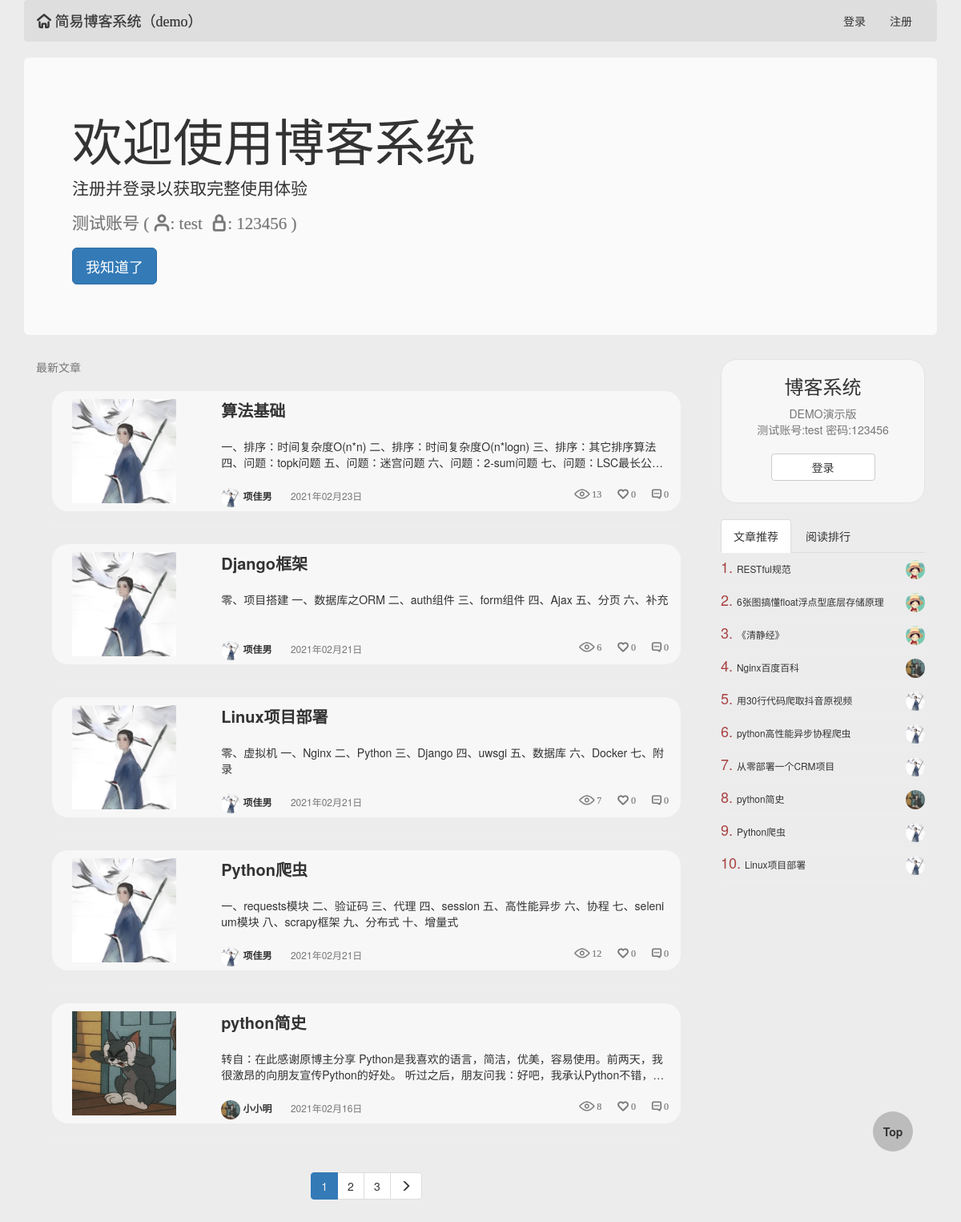
The page / on the database its author committed.
### blog/models.py (models this page shows, shortened)
class Article(models.Model):
    title = models.CharField(max_length=64, verbose_name='文章标题')
    desc = models.CharField(max_length=256, verbose_name='文章描述信息')
    create_time = models.DateTimeField(auto_now_add=True, verbose_name='文章创建日期')
    content = models.TextField()
    view_count = models.IntegerField(default=0)
    like_count = models.IntegerField(default=0)
    dislike_count = models.IntegerField(default=0)
    comment_count = models.IntegerField(default=0)
    user = models.ForeignKey('UserInfo', on_delete=models.CASCADE)
    tag = models.ManyToManyField('Tag')

class UserInfo(AbstractUser):
    create_time = models.DateTimeField(auto_now_add=True, verbose_name='用户创建时间')
    avatar = models.FileField(upload_to='avatars/', default='avatars/default.png')
    blog_site = models.OneToOneField('BlogSite', null=True, on_delete=models.CASCADE)
    def __str__(self):
        return self.username

### blog/views.py (the view)
# urls.py: 2. Add a URL to urlpatterns:  path('', views.home, name='home')
def home(request):
    if not request.session.get('welcome'):
        request.session['welcome'] = 'first'
    else:
        request.session['welcome'] = 'again'
    article_list = Article.objects.all().order_by('-create_time')
    current_page, page_range, current_page_num = my_paginator(request, article_list, 5)
    form_login = UserFormLogin()
    form_reg = UserFormReg()
    return render(request, "home.html", locals())

### blog/templatetags/my_tags.py (called while the page is built)
@register.inclusion_tag('parts/side-right.html')
def get_side_right_style(request):
    article_list_hot = Article.objects.order_by('-like_count')[:10]
    article_list_view = Article.objects.order_by('-view_count')[:10]
    return {'article_list_hot': article_list_hot, 'article_list_view': article_list_view, 'request': request}

@register.inclusion_tag('parts/header.html')
def get_header_style(request):
    form_login = UserFormLogin()
    form_reg = UserFormReg()
    username = UserInfo.objects.filter(username=request.user.username).first()
    blog_site = BlogSite.objects.filter(userinfo=username).first()
    return {'form_login': form_login, 'form_reg': form_reg, 'request': request, 'blog_site': blog_site}

@register.inclusion_tag('parts/paginator.html')
def get_paginator_style(current_page, page_range, current_page_num):
    return {'current_page': current_page, 'page_range': page_range, 'current_page_num': current_page_num}

### blog/views.py (called while the page is built)
def my_paginator(request, article_list, max_item):
    paginator = Paginator(article_list, max_item)
    current_page_num = int(request.GET.get('page', 1))
    try:  # 正常页码
        current_page = paginator.page(current_page_num)
    except EmptyPage as e:  # 错误页码，设置为1
        current_page = paginator.page(1)
    num = 3  # 显示的页面总个数：(num * 2) + 1
    if paginator.num_pages > (num * 2) + 1:
        if current_page_num - num <= 0:
            page_range = range(1, (num * 2) + 2)
        elif current_page_num + num > paginator.count:
            page_range = range(paginator.count - (num * 2), paginator.count + 1)
        else:
            page_range = range(current_page_num - num, current_page_num + num + 1)
    else:
        page_range = paginator.page_range
    return current_page, page_range, current_page_num

### templates/home.html (shortened to what this page needs)
{% extends "base0.html" %}
{% block body %}
    <div class="header">
        {% load my_tags %}
        {% get_header_style request %}
    </div>
    {% if request.session.welcome == 'first' %}
        <div class="jumbotron welcome">
            <h1>欢迎使用博客系统</h1>
            <p>注册并登录以获取完整使用体验</p>
            <p class="iconfont text-muted">测试账号 (&nbsp;&#xe62f;:&nbsp;test&nbsp;&nbsp;&#xe627;:&nbsp;123456&nbsp;)</p>
            <p><span id="welcome-btn" class="btn btn-primary btn-lg">我知道了</span></p>
        </div>
    {% endif %}
    <div class="col-md-9">
        <span class="text-muted">最新文章</span>
        <div class="article-list">
            {% for article in current_page %}
                <div class="article-item clearfix bg-info">
                    <div class="col-md-3">
                        <div class="view-img">
                            <a href="/{{ article.user.username }}/articles/{{ article.id }}">
                                <img src="/media/{{ article.user.avatar }}" height="130">
                            </a>
                        </div>
                    </div>
                    <div class="col-md-9">
                        <div class="media-right view-title">
                            <p>
                                <a href="/{{ article.user.username }}/articles/{{ article.id }}">{{ article.title }}</a>
                            </p>
                            <span>
                            {{ article.desc }}
                        </span>
                        </div>
                        <div class="pull-left text-muted view-other">
                            <a href="/{{ article.user }}/">
                                <img src="/media/{{ article.user.avatar }}">
                                {{ article.user }}
                            </a>
                            <span class="">{{ article.create_time|date:'Y年m月d日' }}</span>
                            <span class="pull-right iconfont">&#xe630; {{ article.comment_count }}</span>
                            <span class="pull-right iconfont">&#xe626; {{ article.like_count }}</span>
                            <span class="pull-right iconfont">&#xe601; {{ article.view_count }}</span>
                        </div>
                    </div>
                </div>
                <hr>
            {% endfor %}
            {% load my_tags %}
            {% get_paginator_style current_page page_range current_page_num %}
        </div>
    </div>
    <div class="col-md-3">
        {% load my_tags %}
        {% get_side_right_style request %}
    </div>
{% endblock %}

### templates/parts/side-right.html (shortened to what this page needs)
{% if request.user.is_anonymous %}
    <div class="side-right-header">
        <span class="center-block text-center h3">博客系统</span>
        <span class="center-block text-center text-muted">DEMO演示版</span>
        <span class="center-block text-center text-muted">测试账号:test 密码:123456</span>
        <a href="#" data-toggle="modal" data-target=".login-modal" class="auth">
            <span class="btn btn-default center-block text-center btn-login">登录</span>
        </a>
    </div>
{% endif %}
<br>
<ul class="nav nav-tabs" role="tablist">
    <li role="presentation" class="active">
        <a href="#article_list_hot" aria-controls="home" role="tab" data-toggle="tab">文章推荐</a>
    </li>
    <li role="presentation">
        <a href="#article_list_view" aria-controls="profile" role="tab" data-toggle="tab">阅读排行</a>
    </li>
</ul>
<div class="tab-content">
    <div role="tabpanel" class="tab-pane active" id="article_list_hot">
        {% for article in article_list_hot %}
            <div class="article-item-right clearfix">
                <div class="view-title small">
                    <span class="text-danger h4">{{ forloop.counter }}. </span>
                    <a href="/{{ article.user.username }}/articles/{{ article.id }}" class="title">
                        {{ article.title }}
                    </a>
                    <a href="/{{ article.user }}/" class="avatar">
                        <img src="/media/{{ article.user.avatar }}">
                    </a>
                </div>
            </div>
        {% endfor %}
    </div>
</div>

### static/blog/auth.css (style rules this page uses)
.btn, .btn:hover, a, a:hover { transition: all .3s ease-in-out; }
.article-item { transition: all .3s ease-in-out; }

### static/blog/article.css (style rules this page uses)
.welcome, .welcome-login { display: none; }
.article-list { padding: 20px !important; }
.article-item { border-radius: 20px !important; }
.article-item .view-img { width: 100%; height: 150px; }
.article-item .view-img img { margin: 10px !important; }
.article-item .view-title { width: 100%; height: 120px; padding: 10px 0; }
.article-item .view-title p { -webkit-box-orient: vertical; text-overflow: ellipsis; overflow: hidden; word-break: break-all; display: -webkit-box; -webkit-line-clamp: 1; font-size: 20px; font-weight: bold; }
.article-item .view-title span { -webkit-box-orient: vertical; text-overflow: ellipsis; overflow: hidden; word-break: break-all; display: -webkit-box; -webkit-line-clamp: 2; padding-top: 10px; }
.view-other { width: 100%; height: 30px; }
.view-other img { width: 24px; height: 24px; border-radius: 12px; }
.view-other span { margin-left: 20px; font-size: 12px; }
.view-other a { font-weight: bold; font-size: 12px !important; }
.side-right-header { width: 100%; height: 180px; border: 1px solid #e3e3e3; border-radius: 20px; background-color: #f7f7f7; }
.side-right-header .btn-login { margin-top: 20px; width: 130px; }
.article-item-right { width: 100%; border-bottom: 1px solid #eeeeee; }
.article-item-right .view-title { width: 100%; padding: 0; margin: 0; }
.article-item-right .view-title .title { line-height: 40px; }
.article-item-right .view-title .avatar { float: right; }
.article-item-right .view-title img { width: 24px; height: 24px; margin-top: 9px; border-radius: 12px; }

### rows shown on the page
Article: user.avatar (picture), title "算法基础", desc "一、排序：时间复杂度O(n*n) 二、排序：时间复杂度O(n*logn) 三、排序：其它排序算法 四、问题：topk问题 五、问题：迷宫问题…", user "项佳男", create_time "2021年02月23日", comment_count "0", like_count "0", view_count "13"
Article: user.avatar (picture), title "Django框架", desc "零、项目搭建 一、数据库之ORM 二、auth组件 三、form组件 四、Ajax 五、分页 六、补充", user "项佳男", create_time "2021年02月21日", comment_count "0", like_count "0", view_count "6"
Article: user.avatar (picture), title "Linux项目部署", desc "零、虚拟机 一、Nginx 二、Python 三、Django 四、uwsgi 五、数据库 六、Docker 七、附录", user "项佳男", create_time "2021年02月21日", comment_count "0", like_count "0", view_count "7"
Article: user.avatar (picture), title "Python爬虫", desc "一、requests模块 二、验证码 三、代理 四、session 五、高性能异步 六、协程 七、selenium模块 八、scrapy框架 九、分布式 十、增量式", user "项佳男", create_time "2021年02月21日", comment_count "0", like_count "0", view_count "12"
Article: user.avatar (picture), title "python简史", desc "转自：在此感谢原博主分享…", user "小小明", create_time "2021年02月16日", comment_count "0", like_count "0", view_count "8"
Article: title "RESTful规范", user.avatar (picture)
Article: title "6张图搞懂float浮点型底层存储原理", user.avatar (picture)
Article: title "《清静经》", user.avatar (picture)
Article: title "Nginx百度百科", user.avatar (picture)
Article: title "用30行代码爬取抖音原视频", user.avatar (picture)
Article: title "python高性能异步协程爬虫", user.avatar (picture)
Article: title "从零部署一个CRM项目", user.avatar (picture)

### other values the page prints
{{ i }} "1"
{{ i }} "2" "3"
